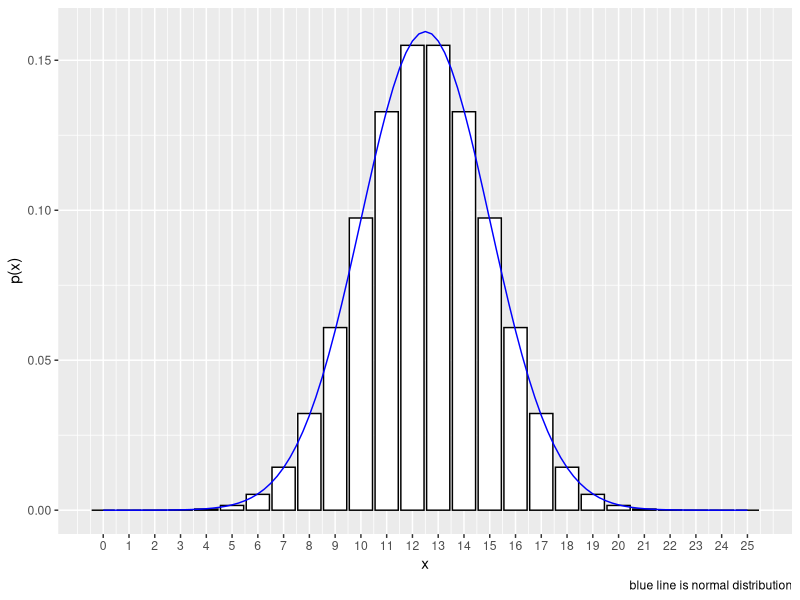
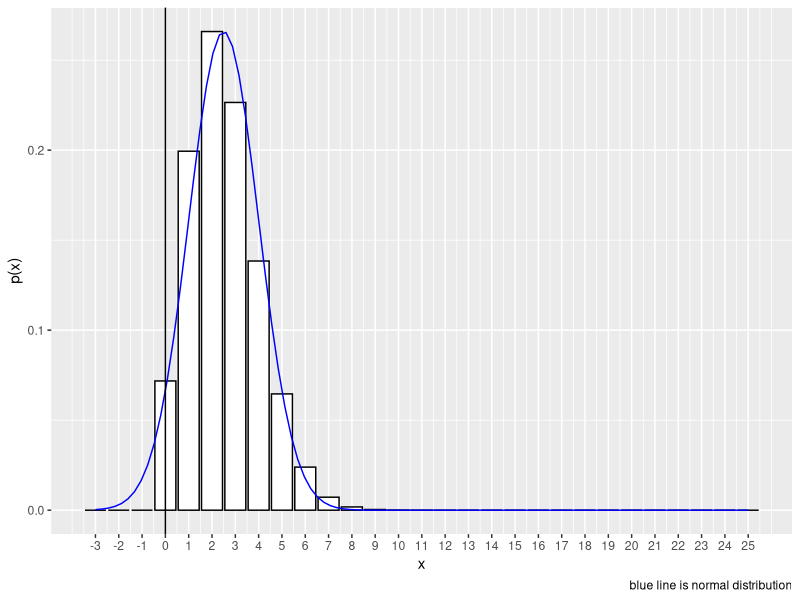

These figures' R source, in order: (Note: this script raises an error after producing the figures.)
## ---- chunk 1
#| include: false
g <- glue::glue
library(ggplot2)
sapply(list.files(here::here('R'), full.names = T), source)
## ---- chunk 2
tibble::tibble(
    x = 0:25,
    y = dbinom(x, size = 25, prob = .5) 

) |> 
ggplot(aes(x = x, y = y)) +
geom_bar(stat = "identity", fill = "white", color = "black") +
stat_function(fun = function(x) dnorm(x, mean = .5*25, sd = sqrt(.5*.5*25)), color = "blue")  +
scale_x_continuous(breaks = 0:25) +
labs(x = "x", y = "p(x)", caption = "blue line is normal distribution")
## ---- chunk 3
tibble::tibble(
    x = -3:25,
    y = dbinom(x, size = 25, prob = .1) 

) |> 
ggplot(aes(x = x, y = y)) +
geom_bar(stat = "identity", fill = "white", color = "black") +
stat_function(fun = function(x) dnorm(x, mean = .1*25, sd = sqrt(.1*.9*25)), color = "blue")  +
scale_x_continuous(breaks = -3:25) +
geom_vline(xintercept = 0) +
labs(x = "x", y = "p(x)", caption = "blue line is normal distribution")
## ---- chunk 4
1 - pbinom(27, size = 1000, prob = .02, lower.tail = TRUE) |> round(4)
## ---- chunk 5
pbinom(211, size = 2500, prob = .1) |> round(4)
## ---- chunk 6
get_lecture_homework(19)
